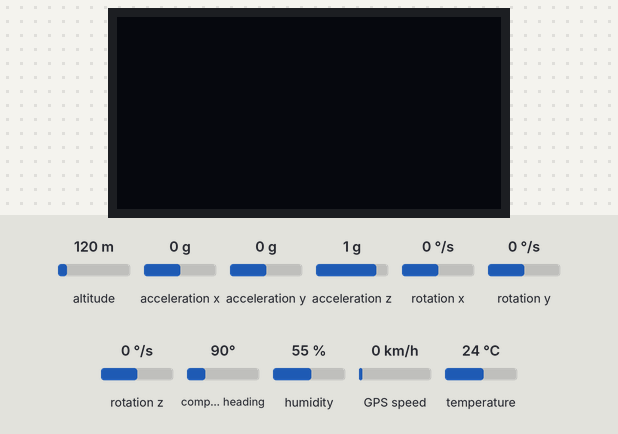
A sketch run on a simulated ESP32. Shown: 128×64 one-colour display. Inputs (shaded band) come from the test bench; at power-on: temperature 24 °C, altitude 120 m, acceleration x 0 g, acceleration y 0 g, acceleration z 1 g, rotation x 0 °/s, rotation y 0 °/s, rotation z 0 °/s, compass heading 90°, humidity 55 %, GPS speed 0 km/h. The GPS gets a fix after 3 s at 37.7749, -122.4194 with 8 satellites; what the sketch prints to the serial monitor is not drawn.

Above: at 1.2 s.
1.3 s: temperature set to 34 °C
At 11.1 s:
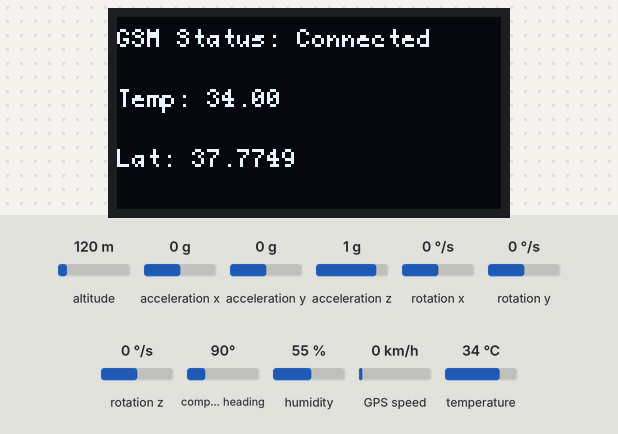
11.7 s: temperature set to 37 °C
At 21.2 s:
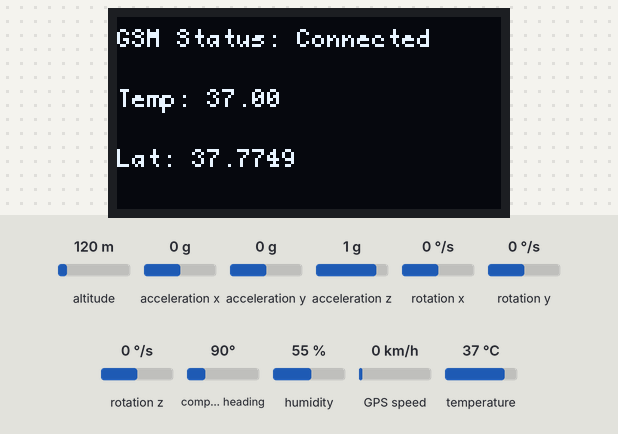
21.7 s: temperature set to 12 °C
At 31.2 s:
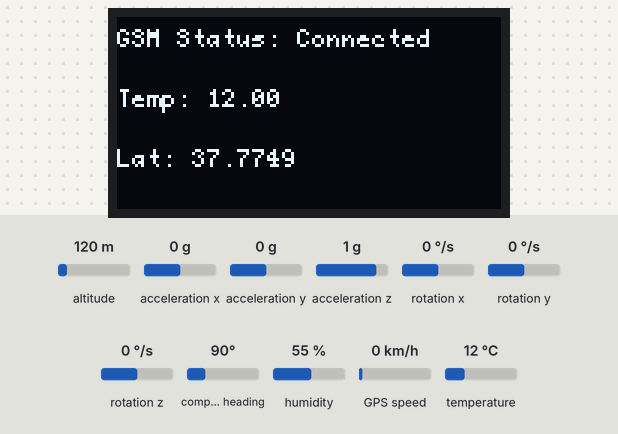
Timing chart, 0 to 32.7 s (numbered marks = the images above; inputs shaded):
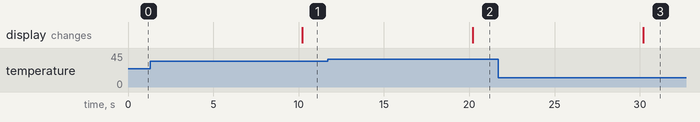

The sketch:

livestock_tag_complete.ino
```cpp
// --- Modem Configuration ---
#define TINY_GSM_MODEM_SIM800
#define TINY_GSM_RX_BUFFER 1024

#include <TinyGsmClient.h>
#include <Firebase_ESP_Client.h>
#include <ArduinoJson.h>
#include "DHT.h"
#include <TinyGPS++.h>
#include <Wire.h>
#include <MPU6050.h>
#include <U8g2lib.h>

// --- GSM & GPRS Credentials ---
// For Zimbabwe: Econet APN is "internet", NetOne is "internet.netone"
const char apn[] = "internet";
const char gprsUser[] = "";
const char gprsPass[] = "";

// --- Firebase Configuration ---
#define API_KEY "AIzaSyBUShhpuHqC1wbkfuggTB2FtmDGuHDUPvc"
#define DATABASE_URL "https://ceres-tag-8115b-default-rtdb.asia-southeast1.firebasedatabase.app/"

// --- Pin Definitions ---
#define GSM_RX 27
#define GSM_TX 26
#define DHTPIN 4
#define DHTTYPE DHT11
#define MPU_SDA 21
#define MPU_SCL 22

// --- Object Instances ---
HardwareSerial gsmSerial(1);
TinyGsm modem(gsmSerial);
TinyGsmClient client(modem);

FirebaseData fbdo;
FirebaseAuth auth;
FirebaseConfig config;

DHT dht(DHTPIN, DHTTYPE);
TinyGPSPlus gps;
HardwareSerial gpsSerial(2);
MPU6050 mpu;
U8G2_SSD1306_128X64_NONAME_F_HW_I2C u8g2(U8G2_R0);

// --- Global Variables ---
String deviceId = "ESP32_001";
String recipientNumber = "+263776015100";
float temperature = 0, humidity = 0;
float latitude = 0, longitude = 0;
int16_t ax, ay, az;
unsigned long lastUpdate = 0;
const long interval = 10000;

// ====================================================================
// SETUP
// ====================================================================

void setup() {
  Serial.begin(115200);
  gpsSerial.begin(9600, SERIAL_8N1, 16, 17);
  gsmSerial.begin(9600, SERIAL_8N1, GSM_RX, GSM_TX);

  u8g2.begin();
  dht.begin();
  Wire.begin(MPU_SDA, MPU_SCL);
  mpu.initialize();

  Serial.println("Initializing modem...");
  if (!modem.restart()) {
    Serial.println("Failed to restart modem");
    return;
  }

  Serial.print("Connecting to GPRS...");
  if (!modem.gprsConnect(apn, gprsUser, gprsPass)) {
    Serial.println(" GPRS Connection Failed");
    return;
  }
  Serial.println(" Success!");

  // Firebase Setup
  config.api_key = API_KEY;
  config.database_url = DATABASE_URL;
  Firebase.reconnectNetwork(true);
  Firebase.begin(&config, &auth);
}

// ====================================================================
// LOOP
// ====================================================================

void loop() {
  // Process GPS data constantly
  while (gpsSerial.available()) {
    gps.encode(gpsSerial.read());
  }

  if (millis() - lastUpdate >= interval) {
    lastUpdate = millis();

    // Read Sensors
    temperature = dht.readTemperature();
    humidity = dht.readHumidity();
    mpu.getAcceleration(&ax, &ay, &az);

    if (gps.location.isValid()) {
      latitude = gps.location.lat();
      longitude = gps.location.lng();
    }

    // Upload to Firebase via GSM
    sendDataToFirebase();
    updateDisplay();

    // SMS Alert Logic
    if (temperature > 35.0) {
      sendSMS("ALERT: High Temperature detected!", recipientNumber);
    }
  }
}

// ====================================================================
// HELPER FUNCTIONS
// ====================================================================

void sendDataToFirebase() {
  FirebaseJson json;

  // Environment
  json.set("environment/temp", temperature);
  json.set("environment/hum", humidity);

  // GPS
  json.set("gps/lat", latitude);
  json.set("gps/lng", longitude);

  // Accel
  json.set("accel/x", ax / 16384.0);
  json.set("accel/y", ay / 16384.0);

  Serial.print("Pushing data... ");
  if (Firebase.RTDB.updateNode(&fbdo, "/devices/" + deviceId, &json)) {
    Serial.println("OK");
  } else {
    Serial.println(fbdo.errorReason());
  }
}

void sendSMS(String message, String number) {
  modem.sendSMS(number, message);
  Serial.println("SMS Sent.");
}

void updateDisplay() {
  u8g2.clearBuffer();
  u8g2.setFont(u8g2_font_profont10_tr);
  u8g2.setCursor(0, 10);
  u8g2.print("GSM Status: Connected");
  u8g2.setCursor(0, 30);
  u8g2.print("Temp: ");
  u8g2.print(temperature);
  u8g2.setCursor(0, 50);
  u8g2.print("Lat: ");
  u8g2.print(latitude, 4);
  u8g2.sendBuffer();
}
```

Measured:
- after the input at 1.3 s, the display: changes after 8.9 s (image 1)
- after the input at 11.7 s, the display: changes after 8.5 s (image 2)
- after the input at 21.7 s, the display: changes after 8.5 s (image 3)
